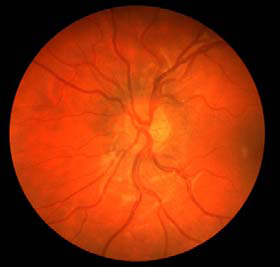
%> input picture retina1.png, 280 x 267 px
$ octave PartB.m   (GNU Octave 9; MATLAB toolbox functions it lacks are replaced by stand-ins)
%> lines starting %> are read from the running program, lines starting %| are printed output that depends on the picture; in (x1, y1, x2, y2) boxes, pixels count from 0 and x2, y2 are one past the last pixel; in counts of white or black regions, pixels touching at a corner belong together; the program's own positions count from 1
retina1 = imread('retina1.png'); %read in image
%> retina1 is the input picture: size 267x280x3 uint8; mean R, G, B 146.6, 47.7, 9.5
gr1 = rgb2gray(retina1);
mono1= imread('monochrome1.png');
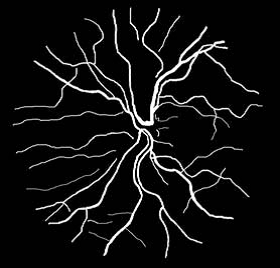
%> input picture monochrome1.png, 280 x 268 px
%> mono1 is the input picture: size 268x280x3 uint8; min 0, max 255, mean 17.5
mono1= rgb2gray(mono1);
%> mono1: size 268x280 uint8
mono1 = imbinarize(mono1);
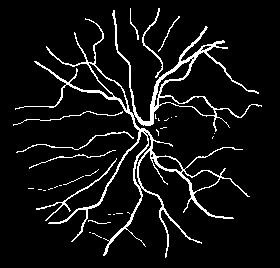
%> mono1: size 268x280 logical; 7.2% white in thin lines or dots, all inside (x1, y1, x2, y2) = (13, 8, 262, 258)
mono1 = imresize(mono1,[267 280]);
%> mono1: size 267x280 logical; 7.2% white in thin lines or dots, all inside (x1, y1, x2, y2) = (13, 8, 262, 257)

%Kirsch's operator, used to find maximu edge strength in each direction
g1=[5,5,5; -3,0,-3; -3,-3,-3];
g2=[5,5,-3; 5,0,-3; -3,-3,-3];
g3=[5,-3,-3; 5,0,-3; 5,-3,-3];
g4=[-3,-3,-3; 5,0,-3; 5,5,-3];
g5=[-3,-3,-3; -3,0,-3; 5,5,5];
g6=[-3,-3,-3; -3,0,5;-3,5,5];
g7=[-3,-3,5; -3,0,5;-3,-3,5];
g8=[-3,5,5; -3,0,5;-3,-3,-3];

fret1 = imfilter(retina1,g1,'replicate');% the image is filtered in each direction
fret2 = imfilter(retina1,g2,'replicate');
fret3 = imfilter(retina1,g3,'replicate');
fret4 = imfilter(retina1,g4,'replicate');
fret5 = imfilter(retina1,g5,'replicate');
fret6 = imfilter(retina1,g6,'replicate');
fret7 = imfilter(retina1,g7,'replicate');
fret8 = imfilter(retina1,g8,'replicate');

y1=max(fret1,fret2);
    y2=max(y1,fret3);
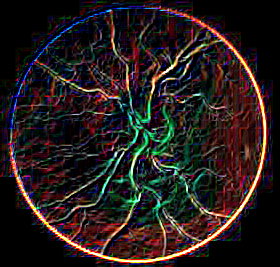
%> y2: size 267x280x3 uint8; mean R, G, B 38.8, 29.7, 29
    y3=max(y2,fret4);
    y4=max(y3,fret5);
    y5=max(y4,fret6);
    y6=max(y5,fret7);
    y7=max(y6,fret8);
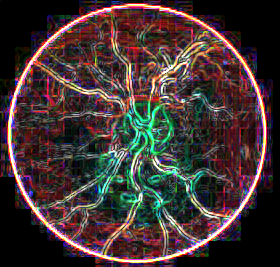
%> y7: size 267x280x3 uint8; mean R, G, B 66.9, 52.9, 52.4

%y7 =fret1 +fret2 +fret3 +fret4 +fret5 +fret6 +fret7 +fret8 ;% the sum

lab_he = rgb2lab(y7); %convert from RGB  to CIE 1976 L*ab
%> lab_he: size 267x280x3 double; mean of channels 1, 2, 3 24.5, 7.3, 4.2

nColors = 4;
ab = lab_he(:,:,2:3);
nrows = size(ab,1);
%> nrows = 267
ncols = size(ab,2);
%> ncols = 280
ab = reshape(ab,nrows*ncols,2);
[cluster_idx, cluster_center] = kmeans(ab,nColors,'distance','sqEuclidean', 'Replicates',4);%k means clustering is used to create 4 colour clusters using the Eucilidean spaceMetric
%> cluster_center = [1.46 0.593; 32.35 -32.16; -26.09 25.74; 33.04 19.72]
pixel_labels = reshape(cluster_idx,nrows,ncols);% clusters added to array

segmented_images = cell(1,4);
rgb_label = repmat(pixel_labels,[1 1 3]);%repeat copies of rgb_label into 1-by-1-3 arrangement

for k = 1:nColors
    color = y7;
    color(rgb_label ~= k) = 0;
    segmented_images{k} = color;
end
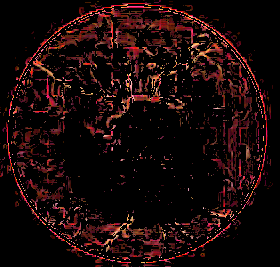
%> color: size 267x280x3 uint8; mean R, G, B 25, 9.4, 8.9
%> after the loop, segmented_images = 4 items
% here  the  objects are seperated by colour

%next I attampt to extract the vessels
mean_cluster_value = mean(cluster_center,2);
%> mean_cluster_value = [1.02; 0.0956; -0.18; 26.38]
[tmp, idx] = sort(mean_cluster_value);
%> tmp = [-0.18; 0.0956; 1.02; 26.38]; idx = [3; 2; 1; 4]
vessel_cluster_num = idx(1); % I have determined that the vessels have the smallest cluster_center value so I can programtically find it indes
%> vessel_cluster_num = 3

L = lab_he(:,:,1);
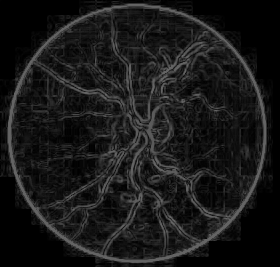
%> L: size 267x280 double; min 0, max 100, mean 24.5
vessel_idx = find(pixel_labels == vessel_cluster_num); %find the values that match the index
%> vessel_idx = 8396 values from 80 to 72804
L_vessel = L(vessel_idx); %extract them from L
scaled = L_vessel - min(L_vessel);
scaled = scaled / max(scaled);
is_vessel = imbinarize(scaled);  % the brightness values are extrated scaled then truned into a binary image useing a global threshold
%> is_vessel = 8396 logical values, 3176 true


vessel_labels = repmat(uint8(0),[nrows ncols]); % declare an uint8 array
vessel_labels(vessel_idx(is_vessel==true)) = 1; % find where it matches the mask
%> vessel_labels: size 267x280 uint8; values 0 (black) and 1 (white), 4.2% white in thin lines or dots, all inside (x1, y1, x2, y2) = (8, 5, 266, 263)
vessel_labels = repmat(vessel_labels,[1 1 3]);

not_vessel_labels = repmat(uint8(0),[nrows ncols]);%finding wehre the vessels are not for later use as a filter
not_vessel_labels(vessel_idx(is_vessel==false)) = 1;
%> not_vessel_labels: size 267x280 uint8; values 0 (black) and 1 (white), 7% white in thin lines or dots
not_vessel_labels = repmat(not_vessel_labels,[1 1 3]);

vessel = y7; % the image that has been filtered using Kirsch Operator
vessel(vessel_labels ~= 1) = 0; %the values that do not match the find labels are made to equal 0

not_vessel = y7;
not_vessel((not_vessel_labels ~= 1)) = 0;


vg = rgb2gray(vessel);% convert to grayscale
 not_vg = rgb2gray(not_vessel);


vf= imguidedfilter(vg,not_vg);% guided filter using where the vessels were found not to be using k-menas clustering
vgad = adapthisteq(vf);% use dapative histogram equalization


v = imbinarize(vgad,'adaptive'); % binarize the image using adaptive filtering
%> v: size 267x280 logical; 18.6% white; 65 white regions (36 under 20 px), largest, box (x1, y1, x2, y2) and area: (5, 1, 269, 266) 6595, (94, 42, 216, 201) 2689, (150, 162, 210, 218) 825

SE = strel('square',2);
vc = imerode(v ,SE); % using morphological operations to close gaps in the vessels
%> vc: size 267x280 logical; 13.3% white; 91 white regions (57 under 20 px), largest, box (x1, y1, x2, y2) and area: (5, 1, 268, 265) 5465, (126, 95, 160, 162) 493, (150, 162, 203, 193) 374

Z = imabsdiff(vc,mono1); % compare the images by subtracting the groundtruth from my result
%> Z: size 267x280 double; values 0 (black) and 1 (white), 16.5% white; 98 white regions (81 under 20 px), largest, box (x1, y1, x2, y2) and area: (5, 1, 268, 265) 11284, (173, 62, 194, 82) 118, (108, 222, 146, 246) 104


figure

subplot(2,2,1)
imshow(vc)
title('vessels')

subplot(2,2,2)
imshow(mono1)
title('monochrome')

subplot(2,2,3)
imshow(Z)
title('comparison')

figure
subplot(2,2,1)
imshow(v), title('binary image from clustering');

subplot(2,2,2)
imshow(vg), title('vg');

subplot(2,2,3)
imshow(vgad), title('vgad');


figure
subplot(2,3,1)
imshow(pixel_labels,[]), title('image labeled by cluster index');

subplot(2,3,2)
imshow(segmented_images{1}), title('objects in cluster 1');

subplot(2,3,3)
imshow(segmented_images{2}), title('objects in cluster 2');

subplot(2,3,4)
imshow(segmented_images{3}), title('objects in cluster 3');
%> after `imshow(segmented_images{3})`:
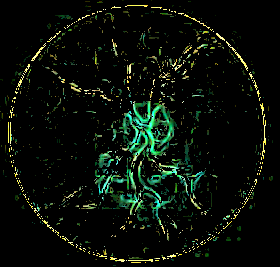
%> displayed picture: size 267x280x3, on the screen's scale of 0 to 255; mean R, G, B 9.8, 15.8, 9.2

subplot(2,3,5)
imshow(segmented_images{4}), title('objects in cluster 4');


figure
subplot(3,3,1)
imshow(fret1)

subplot(3,3,2)
imshow(fret2)

subplot(3,3,3)
imshow(fret3)

subplot(3,3,4)
imshow(fret4)

subplot(3,3,5)
imshow(fret5)

subplot(3,3,6)
imshow(fret6)

subplot(3,3,7)
imshow(fret7)

subplot(3,3,8)
imshow(fret8)

subplot(3,3,9)
imshow(y7)
